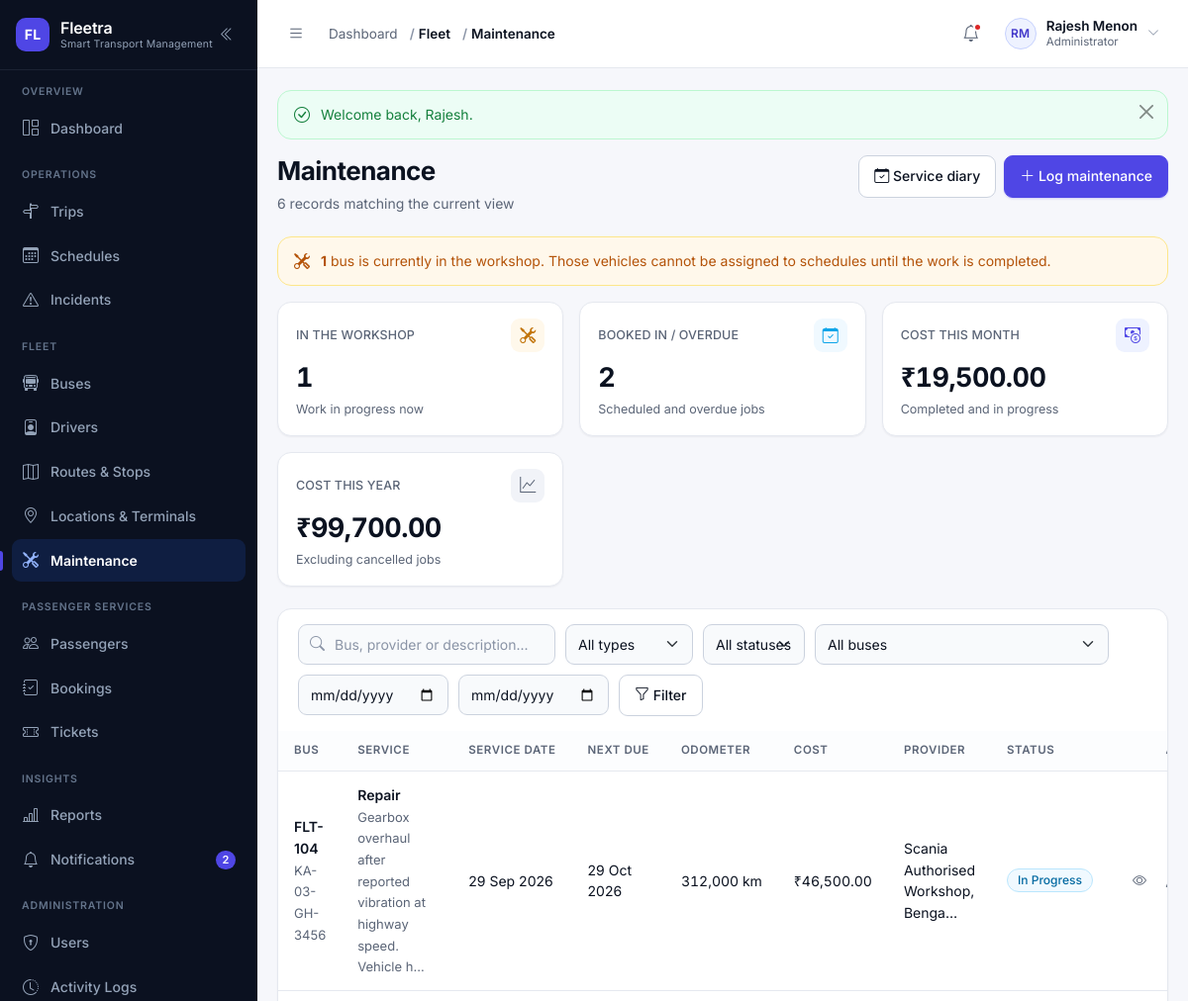
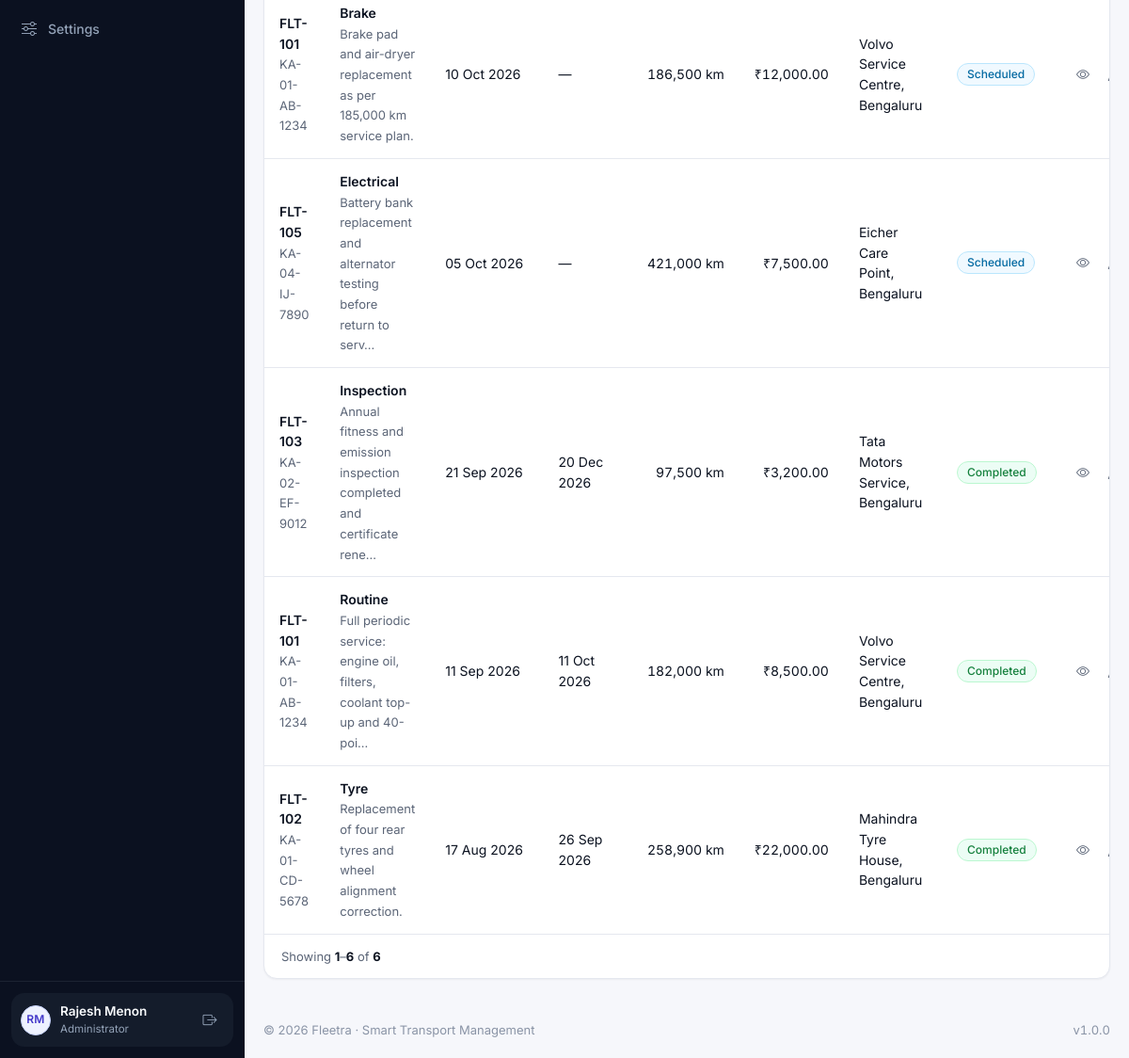
The page /modules/maintenance/index.php (signed in) on the database its author committed (2 pictures, top to bottom).
### tables this page shows
CREATE TABLE users (
    id            INT UNSIGNED NOT NULL AUTO_INCREMENT,
    name          VARCHAR(120)  NOT NULL,
    email         VARCHAR(160)  NOT NULL,
    phone         VARCHAR(20)   DEFAULT NULL,
    password      VARCHAR(255)  NOT NULL COMMENT 'password_hash() output — never plain text',
    role          VARCHAR(30)   NOT NULL DEFAULT 'passenger'
                  COMMENT 'admin | manager | dispatcher | driver | passenger (VARCHAR so new roles need no migration)',
    profile_image VARCHAR(255)  DEFAULT NULL,
    status        ENUM('active','inactive','suspended','deleted') NOT NULL DEFAULT 'active',
    last_login    DATETIME      DEFAULT NULL,
    created_at    DATETIME      NOT NULL DEFAULT CURRENT_TIMESTAMP,
    updated_at    DATETIME      NOT NULL DEFAULT CURRENT_TIMESTAMP ON UPDATE CURRENT_TIMESTAMP,
    PRIMARY KEY (id),
    UNIQUE KEY uq_users_email (email),
    KEY idx_users_role (role),
    KEY idx_users_status (status)
);

CREATE TABLE maintenance (
    id                INT UNSIGNED NOT NULL AUTO_INCREMENT,
    bus_id            INT UNSIGNED NOT NULL,
    maintenance_type  ENUM('routine','repair','inspection','tyre','oil_change','brake','electrical','bodywork','other') NOT NULL DEFAULT 'routine',
    description       TEXT,
    service_date      DATE NOT NULL,
    next_service_date DATE DEFAULT NULL,
    odometer_reading  DECIMAL(10,2) DEFAULT NULL,
    cost              DECIMAL(10,2) NOT NULL DEFAULT 0.00,
    service_provider  VARCHAR(140) DEFAULT NULL,
    status            ENUM('scheduled','in_progress','completed','overdue','cancelled') NOT NULL DEFAULT 'scheduled',
    remarks           VARCHAR(255) DEFAULT NULL,
    created_at        DATETIME NOT NULL DEFAULT CURRENT_TIMESTAMP,
    updated_at        DATETIME NOT NULL DEFAULT CURRENT_TIMESTAMP ON UPDATE CURRENT_TIMESTAMP,
    PRIMARY KEY (id),
    KEY idx_maintenance_bus (bus_id),
    KEY idx_maintenance_status (status),
    KEY idx_maintenance_next (next_service_date),
    CONSTRAINT fk_maintenance_bus FOREIGN KEY (bus_id) REFERENCES buses (id) ON DELETE CASCADE
);

CREATE TABLE buses (
    id                  INT UNSIGNED NOT NULL AUTO_INCREMENT,
    bus_number          VARCHAR(20)   NOT NULL COMMENT 'Internal Fleetra number, e.g. FLT-101',
    registration_number VARCHAR(30)   NOT NULL,
    manufacturer        VARCHAR(80)   DEFAULT NULL,
    model               VARCHAR(80)   DEFAULT NULL,
    manufacturing_year  SMALLINT UNSIGNED DEFAULT NULL,
    bus_type            ENUM('seater','semi_sleeper','sleeper','ac_seater','ac_sleeper','mini') NOT NULL DEFAULT 'seater',
    capacity            SMALLINT UNSIGNED NOT NULL DEFAULT 0,
    fuel_type           ENUM('diesel','petrol','cng','electric','hybrid') NOT NULL DEFAULT 'diesel',
    current_mileage     DECIMAL(10,2) NOT NULL DEFAULT 0.00 COMMENT 'Odometer reading in km',
    status              ENUM('active','inactive','maintenance') NOT NULL DEFAULT 'active',
    image               VARCHAR(255)  DEFAULT NULL,
    created_at          DATETIME      NOT NULL DEFAULT CURRENT_TIMESTAMP,
    updated_at          DATETIME      NOT NULL DEFAULT CURRENT_TIMESTAMP ON UPDATE CURRENT_TIMESTAMP,
    PRIMARY KEY (id),
    UNIQUE KEY uq_buses_number (bus_number),
    UNIQUE KEY uq_buses_registration (registration_number),
    KEY idx_buses_status (status),
    KEY idx_buses_type (bus_type)
);

### modules/maintenance/index.php (the view, shortened to what the rows shown need)
<?php
require_once __DIR__ . '/../../includes/permissions.php';
require_permission('maintenance.view');
$canManage = can('maintenance.manage');
$search       = get('q');
$typeFilter   = get('type');
$statusFilter = get('status');
$busFilter    = get('bus_id');
$dateFrom     = get('date_from');
$dateTo       = get('date_to');
$view         = get('view');
$where  = [];
$params = [];
$dueOnly = $view === 'due';
$whereSql = $where === [] ? '' : 'WHERE ' . implode(' AND ', $where);
$joins    = 'FROM maintenance m JOIN buses b ON b.id = m.bus_id';
$total = (int) db_value("SELECT COUNT(*) $joins $whereSql", $params, 0);
$page  = paginate($total, 15);
$records = db_all(
    "SELECT m.*, b.bus_number, b.registration_number, b.status AS bus_status
       $joins
       $whereSql
      ORDER BY (m.status = 'in_progress') DESC, m.service_date DESC, m.id DESC
      LIMIT {$page['per_page']} OFFSET {$page['offset']}",
    $params
);
$hasFilters = $search !== '' || $typeFilter !== '' || $statusFilter !== ''
    || $busFilter !== '' || is_valid_date($dateFrom) || is_valid_date($dateTo) || $dueOnly;
require __DIR__ . '/../../includes/header.php';
?>
<?= render_page_header(
    'Maintenance',
    number_format($total) . ' record' . ($total === 1 ? '' : 's') . ' matching the current view',
    $canManage
        ? '<a class="btn btn-outline-secondary" href="' . e(url('modules/maintenance/index.php?view=due')) . '">
               <i class="bi bi-calendar-check" aria-hidden="true"></i> Service diary
           </a>
           <a class="btn btn-primary" href="' . e(url('modules/maintenance/create.php')) . '">
               <i class="bi bi-plus-lg" aria-hidden="true"></i> Log maintenance
           </a>'
        : ''
) ?>
<div class="card-fl">
    <?php if ($records === []): ?>
        <?= empty_state(
            $hasFilters ? 'No maintenance records match these filters' : 'No maintenance recorded yet',
            $hasFilters
                ? 'Try a different bus or date range, or clear the filters to see the whole workshop register.'
                : 'Log the first service job to start building the maintenance history.',
            'bi-tools',
            $canManage
                ? '<a class="btn btn-primary" href="' . e(url('modules/maintenance/create.php')) . '">Log maintenance</a>'
                : ''
        ) ?>
    <?php else: ?>
        <div class="table-wrap">
            <table class="table-fl">
                <thead>
                    <tr>
                        <th>Bus</th>
                        <th>Service</th>
                        <th>Service date</th>
                        <th>Next due</th>
                        <th>Odometer</th>
                        <th>Cost</th>
                        <th>Provider</th>
                        <th>Status</th>
                        <th class="cell-actions">Actions</th>
                    </tr>
                </thead>
                <tbody>
                    <?php foreach ($records as $record): ?>
                        <?php
                        $nextDue  = $record['next_service_date'];
                        ?>
                        <tr>
                            <td>
                                <span class="cell-strong"><?= e($record['bus_number']) ?></span><br>
                                <span class="cell-muted"><?= e($record['registration_number']) ?></span>
                            </td>
                            <td>
                                <span class="cell-strong"><?= e(labelize((string) $record['maintenance_type'])) ?></span><br>
                                <span class="cell-muted"><?= e(truncate((string) $record['description'], 70)) ?></span>
                            </td>
                            <td><?= e(format_date((string) $record['service_date'], 'd M Y')) ?></td>
                            <td>
                                <?= e(format_date($nextDue, 'd M Y')) ?>
                            </td>
                            <td class="cell-num">
                                <?= $record['odometer_reading'] !== null
                                    ? e(number_format((float) $record['odometer_reading'], 0)) . ' km'
                                    : '<span class="cell-muted">—</span>' ?>
                            </td>
                            <td class="cell-num"><?= e(money($record['cost'])) ?></td>
                            <td>
                                <?= $record['service_provider'] !== null
                                    ? e(truncate((string) $record['service_provider'], 34))
                                    : '<span class="cell-muted">—</span>' ?>
                            </td>
                            <td><?= status_badge($record['status']) ?></td>
                            <td class="cell-actions">
                                <a class="row-action" href="<?= e(url('modules/maintenance/view.php?id=' . (int) $record['id'])) ?>"
                                   title="Open record" aria-label="Open maintenance record">
                                    <i class="bi bi-eye" aria-hidden="true"></i>
                                </a>
                                <?php if ($canManage): ?>
                                    <a class="row-action" href="<?= e(url('modules/maintenance/edit.php?id=' . (int) $record['id'])) ?>"
                                       title="Edit record" aria-label="Edit maintenance record">
                                    </a>
                                <?php endif; ?>
                            </td>
                        </tr>
                    <?php endforeach; ?>
                </tbody>
            </table>
        </div>
        <?= render_pagination($page) ?>
    <?php endif; ?>
</div>
<?php require __DIR__ . '/../../includes/footer.php'; ?>

### includes/sidebar.php (shortened to what the rows shown need)
<?php
$navUser        = current_user();
?>
<aside class="sidebar" id="appSidebar" aria-label="Main navigation">
    <div class="sidebar__footer">
        <div class="sidebar-user">
            <a class="sidebar-user__link" href="<?= e(url('profile.php')) ?>" title="Open my profile">
                <?= avatar_markup($navUser, 'sm') ?>
                <span class="sidebar-user__text">
                    <span class="sidebar-user__name"><?= e($navUser['name'] ?? 'Guest') ?></span>
                    <span class="sidebar-user__role"><?= e(role_label(current_role())) ?></span>
                </span>
            </a>
        </div>
    </div>
</aside>

### includes/functions.php (shortened to what the rows shown need)
<?php
require_once __DIR__ . '/../config/database.php';
function url(string $path = ''): string
{
    return BASE_URL . ltrim($path, '/');
}
function e(mixed $value): string
{
    return htmlspecialchars((string) ($value ?? ''), ENT_QUOTES | ENT_SUBSTITUTE, 'UTF-8');
}
function get_int(string $key, int $default = 0, int $min = 0): int
{
    $value = filter_var($_GET[$key] ?? null, FILTER_VALIDATE_INT);
    return $value === false ? $default : max($min, (int) $value);
}
function paginate(int $total, int $perPage = 15, ?int $currentPage = null): array
{
    $perPage     = max(1, $perPage);
    $pages       = max(1, (int) ceil($total / $perPage));
    $currentPage = $currentPage ?? get_int('page', 1, 1);
    $currentPage = min(max(1, $currentPage), $pages);
    $offset      = ($currentPage - 1) * $perPage;
    return [
        'page'     => $currentPage,
        'per_page' => $perPage,
        'total'    => $total,
        'pages'    => $pages,
        'offset'   => $offset,
        'from'     => $total === 0 ? 0 : $offset + 1,
        'to'       => min($offset + $perPage, $total),
    ];
}
function render_pagination(array $meta, int $window = 2): string
{
    $html = '<div class="table-foot">';
    $html .= '<span class="table-foot__info">Showing <strong>' . $meta['from'] . '</strong>–<strong>'
        . $meta['to'] . '</strong> of <strong>' . $meta['total'] . '</strong></span>';
    $html .= '</div>';
    return $html;
}
function format_date(?string $date, string $format = 'd M Y'): string
{
    if (empty($date) || $date === '0000-00-00') {
        return '—';
    }
    $timestamp = strtotime($date);
    return $timestamp ? date($format, $timestamp) : '—';
}
function money(mixed $amount, bool $withSymbol = true): string
{
    $formatted = number_format((float) $amount, 2);
    return $withSymbol ? APP_CURRENCY . $formatted : $formatted;
}
function initials(?string $name): string
{
    $name  = trim((string) $name);
    $parts    = preg_split('/\s+/', $name) ?: [];
    $initials = '';
    foreach ($parts as $part) {
        $initials .= strtoupper(substr($part, 0, 1));
        if (strlen($initials) === 2) {
            break;
        }
    }
    return $initials !== '' ? $initials : 'FL';
}
function truncate(?string $text, int $length = 60): string
{
    $text = trim((string) $text);
    return mb_strlen($text) > $length ? mb_substr($text, 0, $length - 1) . '…' : $text;
}
function labelize(?string $value): string
{
    return ucwords(str_replace(['_', '-'], ' ', (string) $value));
}
function status_variant(?string $status): string
{
    $key = strtolower(str_replace([' ', '-'], '_', (string) $status));
    $map = [
        'active'        => 'success',
        'available'     => 'success',
        'enabled'       => 'success',
        'inactive'      => 'muted',
        'disabled'      => 'muted',
        'retired'       => 'muted',
        'maintenance'   => 'warning',
        'in_service'    => 'warning',
        'scheduled'     => 'info',
        'upcoming'      => 'info',
        'due'           => 'warning',
        'overdue'       => 'danger',
        'in_progress'   => 'info',
        'routine'       => 'muted',
        'repair'        => 'warning',
        'boarding'      => 'info',
        'running'       => 'primary',
        'on_time'       => 'success',
        'delayed'       => 'warning',
        'completed'     => 'success',
        'cancelled'     => 'danger',
        'canceled'      => 'danger',
        'missed'        => 'danger',
        'diverted'      => 'warning',
        'valid'         => 'success',
        'trip'          => 'info',
        'delay'         => 'warning',
        'booking'       => 'primary',
        'emergency'     => 'danger',
        'system'        => 'muted',
        'confirmed'     => 'success',
        'pending'       => 'warning',
        'paid'          => 'success',
        'unpaid'        => 'warning',
        'partial'       => 'warning',
        'failed'        => 'danger',
        'refunded'      => 'muted',
        'expired'       => 'danger',
        'used'          => 'muted',
        'checked_in'    => 'info',
        'no_show'       => 'muted',
        'on_leave'      => 'warning',
        'suspended'     => 'danger',
        'terminated'    => 'danger',
        'resigned'      => 'muted',
        'low'           => 'info',
        'medium'        => 'warning',
        'high'          => 'danger',
        'critical'      => 'danger',
        'open'          => 'warning',
        'investigating' => 'warning',
        'resolved'      => 'success',
        'closed'        => 'muted',
    ];
    return $map[$key] ?? 'muted';
}
function status_badge(?string $status, ?string $label = null): string
{
    $status = (string) $status;
    return '<span class="badge-status badge-' . e(status_variant($status)) . '">'
        . e($label ?? labelize($status)) . '</span>';
}
function upload_url(?string $filename, string $folder): ?string
{
    if (empty($filename)) {
        return null;
    }
    return url('uploads/' . trim($folder, '/') . '/' . $filename);
}
function avatar_markup(?array $user, string $size = 'sm'): string
{
    $name = (string) ($user['name'] ?? '');
    $url  = upload_url($user['profile_image'] ?? null, 'profiles');
    return '<span class="avatar avatar--' . e($size) . '" aria-hidden="true">'
        . e(initials($name)) . '</span>';
}
function render_page_header(string $title, string $subtitle = '', string $actionsHtml = ''): string
{
    $html = '<div class="page-head"><div class="page-head__text">';
    $html .= '<h1 class="page-title">' . e($title) . '</h1>';
    if ($subtitle !== '') {
        $html .= '<p class="page-subtitle">' . e($subtitle) . '</p>';
    }
    $html .= '</div>';
    if ($actionsHtml !== '') {
        $html .= '<div class="page-head__actions">' . $actionsHtml . '</div>';
    }
    return $html . '</div>';
}

### includes/topbar.php (shortened to what the rows shown need)
<?php
$topbarUser     = current_user();
?>
<header class="topbar">
    <div class="topbar__right">
        <div class="dropdown">
            <button class="user-menu" type="button" data-bs-toggle="dropdown"
                    aria-expanded="false" aria-haspopup="true">
                <?= avatar_markup($topbarUser, 'sm') ?>
                <span class="user-menu__text">
                    <span class="user-menu__name"><?= e($topbarUser['name'] ?? 'Guest') ?></span>
                    <span class="user-menu__role"><?= e(role_label(current_role())) ?></span>
                </span>
                <i class="bi bi-chevron-down user-menu__caret" aria-hidden="true"></i>
            </button>
        </div>
    </div>
</header>

### rows shown on the page
users: name "RM RM", name "Rajesh Menon", role "Administrator"
maintenance: bus.bus_number "FLT-104", bus.registration_number "KA-03-GH-3456", maintenance_type "Repair", description "Gearbox overhaul after reported vibration at highway speed. Vehicle h…", service_date "29 Sep 2026", next_service_date "29 Oct 2026", odometer_reading "312,000", cost "₹46,500.00", service_provider "Scania Authorised Workshop, Benga…", status "In Progress"
maintenance: bus.bus_number "FLT-101", bus.registration_number "KA-01-AB-1234", maintenance_type "Brake", description "Brake pad and air-dryer replacement as per 185,000 km service plan.", service_date "10 Oct 2026", nextDue "—", odometer_reading "186,500", cost "₹12,000.00", service_provider "Volvo Service Centre, Bengaluru", status "Scheduled", bus "1", id "6"
maintenance: bus.bus_number "FLT-105", bus.registration_number "KA-04-IJ-7890", maintenance_type "Electrical", description "Battery bank replacement and alternator testing before return to serv…", service_date "05 Oct 2026", nextDue "—", odometer_reading "421,000", cost "₹7,500.00", service_provider "Eicher Care Point, Bengaluru", status "Scheduled"
maintenance: bus.bus_number "FLT-103", bus.registration_number "KA-02-EF-9012", maintenance_type "Inspection", description "Annual fitness and emission inspection completed and certificate rene…", service_date "21 Sep 2026", next_service_date "20 Dec 2026", odometer_reading "97,500", cost "₹3,200.00", service_provider "Tata Motors Service, Bengaluru", status "Completed"
maintenance: bus.bus_number "FLT-101", bus.registration_number "KA-01-AB-1234", maintenance_type "Routine", description "Full periodic service: engine oil, filters, coolant top-up and 40-poi…", service_date "11 Sep 2026", next_service_date "11 Oct 2026", odometer_reading "182,000", cost "₹8,500.00", service_provider "Volvo Service Centre, Bengaluru", status "Completed"
maintenance: bus.bus_number "FLT-102", bus.registration_number "KA-01-CD-5678", maintenance_type "Tyre", description "Replacement of four rear tyres and wheel alignment correction.", service_date "17 Aug 2026", next_service_date "26 Sep 2026", odometer_reading "258,900", cost "₹22,000.00", service_provider "Mahindra Tyre House, Bengaluru", status "Completed"

### other values the page prints
FLEETRA_NAME "Fleetra"
FLEETRA_TAGLINE "Smart Transport Management"
$group['section'] "OVERVIEW"
$label "Dashboard"
$group['section'] "OPERATIONS"
$label "Trips"
$label "Schedules"
$label "Incidents"
$group['section'] "FLEET"
$label "Buses"
$label "Drivers"
$label "Routes & Stops"
$label "Locations & Terminals"
$label "Maintenance"
$group['section'] "PASSENGER SERVICES"
